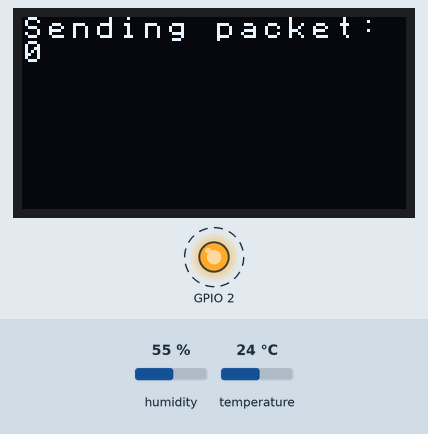
Bench run of a sketch on a simulated ESP32. Shown: 128×64 one-colour display, output pins drawn as LEDs (lit = HIGH). Dashed ring = blinking. The test bench sets the inputs (shaded band); at power-on: humidity 55 %, temperature 24 °C. No radio packets arrive unless stated; pins used as bus, display or sensor lines are not drawn; what the sketch prints to the serial monitor is not drawn.

Above: at 1.8 s.
At 16.5 s:
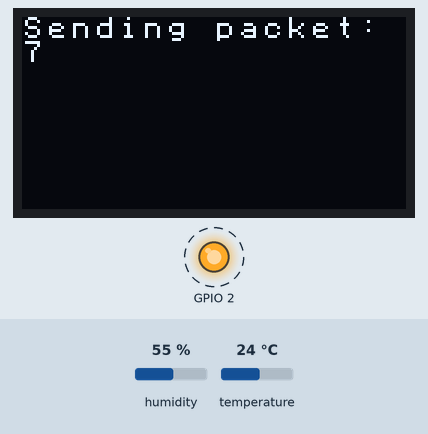
At 27.1 s:
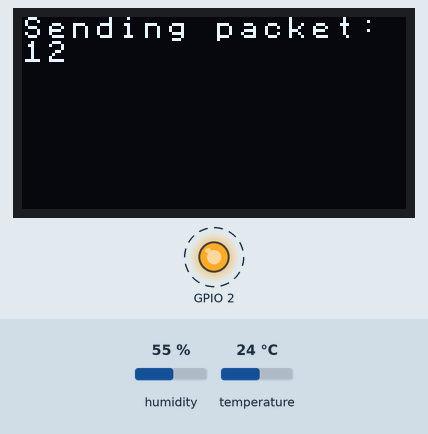
At 38.6 s:
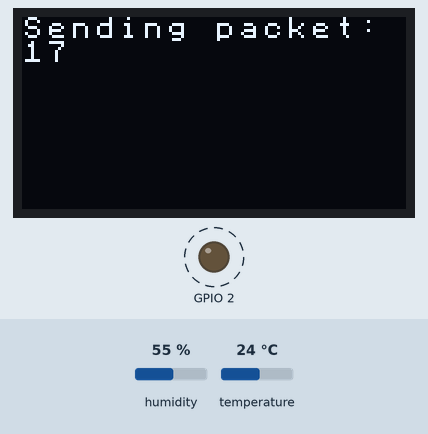
Timing chart, 0 to 40.0 s (numbered marks = the images above):
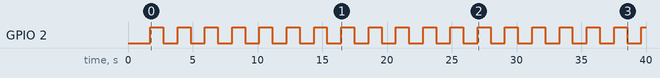

The sketch:

LORA32-SendSensor.ino
```cpp
#include <SPI.h>
#include <LoRa.h>
#include <Wire.h>
#include <Adafruit_Sensor.h>
#include <Adafruit_BME280.h>
#include <U8x8lib.h>
//#include "images.h"

//U8x8 display library configuration
//See U8g2/U8x8 documentation for available display write functions

#include <U8x8lib.h>
#define OLED_RESET  16
#define OLED_SCL    15
#define OLED_SDA    4
//For Heltec Wifi LoRa 32, TTGO LoRa and TTGO LoRa32 V1 use:
U8X8_SSD1306_128X64_NONAME_HW_I2C display(/*rst*/ OLED_RESET, /*scl*/ OLED_SCL, /*sda*/ OLED_SDA);


#define SEALEVELPRESSURE_HPA (1013.25)

Adafruit_BME280 bme; // I2C

unsigned long delayTime;

#define SCK 5 // GPIO5 - SX1278's SCK
#define MISO 19 // GPIO19 - SX1278's MISO
#define MOSI 27 // GPIO27 - SX1278's MOSI
#define SS 18 // GPIO18 - SX1278's CS
#define RST 14 // GPIO14 - SX1278's RESET
#define DI0 26 // GPIO26 - SX1278's IRQ (interrupt request)
#define BAND 915E6

unsigned int counter = 0;
String rssi = "RSSI -";
String packSize = "-";
String packet;


void setup () {
  pinMode (16, OUTPUT);
  pinMode (2, OUTPUT);

  digitalWrite (16, LOW); // set GPIO16 low to reset OLED
  delay (50);
  digitalWrite (16, HIGH); // while OLED is running, GPIO16 must go high

  Serial.begin (115200);
  while (! Serial);
  Serial.println ();
  Serial.println ("LoRa Sensor Sender Test");

  SPI.begin (SCK, MISO, MOSI, SS);
  LoRa.setPins (SS, RST, DI0);
  if (! LoRa.begin (BAND)) {
    Serial.println ("Starting LoRa failed!");
    while (1);
  }
  //LoRa.onReceive(cbk);
  // LoRa.receive ();
  Serial.println ("init ok");
  display.begin();
  display.setFont(u8x8_font_victoriamedium8_r);   //Optional, more fonts are available.
  display.clear ();

  if (Wire.begin(OLED_SDA, OLED_SCL, 100000))
    Serial.println("I2C Initialised");
  else
    Serial.println("I2C Uninitialised");

  unsigned status;
  status = bme.begin(0x76);

  if (!status) {
      Serial.println("Could not find a valid BME280 sensor, check wiring, address, sensor ID!");
      Serial.print("SensorID was: 0x"); Serial.println(bme.sensorID(),16);
      Serial.print("        ID of 0xFF probably means a bad address, a BMP 180 or BMP 085\n");
      Serial.print("   ID of 0x56-0x58 represents a BMP 280,\n");
      Serial.print("        ID of 0x60 represents a BME 280.\n");
      Serial.print("        ID of 0x61 represents a BME 680.\n");
      while (1) delay(10);
  }

  Serial.println("-- Default Test --");
  delayTime = 1000;

  Serial.println();

  delay (1500);
}

void loop () {
  display.clear ();
  //display.setTextAlignment (TEXT_ALIGN_LEFT);
  display.setFont(u8x8_font_victoriamedium8_r);   //Optional, more fonts are available.

  display.setCursor(0, 0);
  display.println("Sending packet:");
  display.print(String (counter));
  display.display ();

  float temperature = bme.readTemperature();
  float humidity = bme.readHumidity();

  // send packet
  LoRa.beginPacket ();
  LoRa.print("Temperature = ");
  LoRa.print(temperature);
  LoRa.print(" *C");
  LoRa.print("\r\nHumidity = ");
  LoRa.print(humidity);
  LoRa.println(" %");
  LoRa.endPacket ();

  counter ++;
  digitalWrite (2, HIGH); // turn the LED on (HIGH is the voltage level)
  delay (1000); // wait for a second
  digitalWrite (2, LOW); // turn the LED off by making the voltage LOW
  delay (1000); // wait for a second
}
```

Measured:
- by itself, GPIO 2: alternates HIGH for 1.0 s and LOW for 1.1 s
- what the display in image 0 shows lasts 2.1 s, from 1.7 s to 3.8 s
